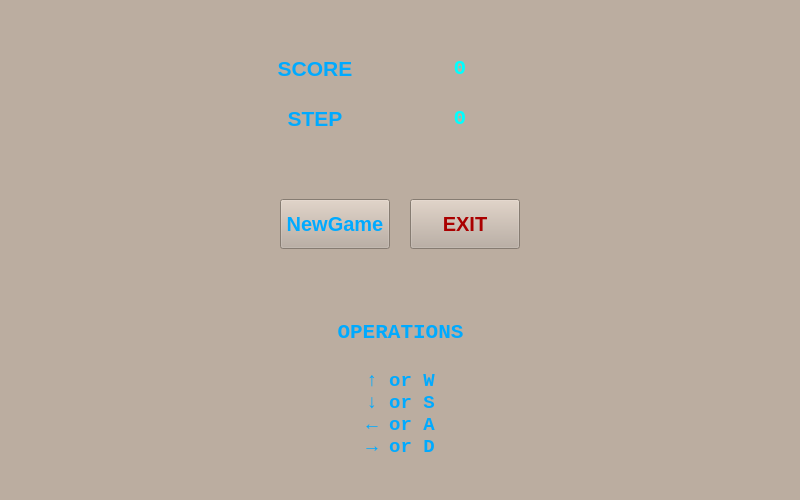
<?xml version="1.0" encoding="UTF-8"?>
<ui version="4.0">
 <class>To2048</class>
 <widget class="QMainWindow" name="To2048">
  <property name="geometry">
   <rect>
    <x>0</x>
    <y>0</y>
    <width>800</width>
    <height>500</height>
   </rect>
  </property>
  <property name="minimumSize">
   <size>
    <width>800</width>
    <height>500</height>
   </size>
  </property>
  <property name="maximumSize">
   <size>
    <width>800</width>
    <height>500</height>
   </size>
  </property>
  <property name="font">
   <font>
    <family>Consolas</family>
   </font>
  </property>
  <property name="windowTitle">
   <string>2048</string>
  </property>
  <property name="styleSheet">
   <string notr="true">background-color:rgb(187, 173, 160) ;</string>
  </property>
  <widget class="QWidget" name="centralWidget">
   <layout class="QHBoxLayout" name="hLayout">
    <item>
     <widget class="QWidget" name="widget" native="true">
      <property name="maximumSize">
       <size>
        <width>300</width>
        <height>500</height>
       </size>
      </property>
      <property name="styleSheet">
       <string notr="true"/>
      </property>
      <widget class="QLabel" name="label_1">
       <property name="geometry">
        <rect>
         <x>20</x>
         <y>40</y>
         <width>90</width>
         <height>40</height>
        </rect>
       </property>
       <property name="text">
        <string>&lt;html&gt;&lt;head/&gt;&lt;body&gt;&lt;p align=&quot;center&quot;&gt;&lt;span style=&quot; font-size:16pt; font-weight:600; color:#00aaff;&quot;&gt;SCORE&lt;/span&gt;&lt;/p&gt;&lt;/body&gt;&lt;/html&gt;</string>
       </property>
      </widget>
      <widget class="QLabel" name="label_score">
       <property name="geometry">
        <rect>
         <x>130</x>
         <y>40</y>
         <width>160</width>
         <height>40</height>
        </rect>
       </property>
       <property name="font">
        <font>
         <family>Consolas</family>
         <pointsize>16</pointsize>
         <weight>75</weight>
         <bold>true</bold>
        </font>
       </property>
       <property name="styleSheet">
        <string notr="true">color:rgb(0, 170, 127);</string>
       </property>
       <property name="text">
        <string>&lt;html&gt;&lt;head/&gt;&lt;body&gt;&lt;p align=&quot;center&quot;&gt;&lt;span style=&quot; font-size:16pt; font-weight:600; color:#00ffff;&quot;&gt;0&lt;/span&gt;&lt;/p&gt;&lt;/body&gt;&lt;/html&gt;</string>
       </property>
       <property name="alignment">
        <set>Qt::AlignCenter</set>
       </property>
      </widget>
      <widget class="QLabel" name="label_3">
       <property name="geometry">
        <rect>
         <x>20</x>
         <y>90</y>
         <width>90</width>
         <height>40</height>
        </rect>
       </property>
       <property name="text">
        <string>&lt;html&gt;&lt;head/&gt;&lt;body&gt;&lt;p align=&quot;center&quot;&gt;&lt;span style=&quot; font-size:16pt; font-weight:600; color:#00aaff;&quot;&gt;STEP&lt;/span&gt;&lt;/p&gt;&lt;/body&gt;&lt;/html&gt;</string>
       </property>
      </widget>
      <widget class="QLabel" name="label_step">
       <property name="geometry">
        <rect>
         <x>130</x>
         <y>90</y>
         <width>160</width>
         <height>40</height>
        </rect>
       </property>
       <property name="font">
        <font>
         <family>Consolas</family>
         <pointsize>16</pointsize>
         <weight>75</weight>
         <bold>true</bold>
        </font>
       </property>
       <property name="styleSheet">
        <string notr="true">color:rgb(0, 170, 127);</string>
       </property>
       <property name="text">
        <string>&lt;html&gt;&lt;head/&gt;&lt;body&gt;&lt;p align=&quot;center&quot;&gt;&lt;span style=&quot; font-size:16pt; font-weight:600; color:#00ffff;&quot;&gt;0&lt;/span&gt;&lt;/p&gt;&lt;/body&gt;&lt;/html&gt;</string>
       </property>
       <property name="alignment">
        <set>Qt::AlignCenter</set>
       </property>
      </widget>
      <widget class="QPushButton" name="pushButton_new">
       <property name="geometry">
        <rect>
         <x>30</x>
         <y>190</y>
         <width>110</width>
         <height>50</height>
        </rect>
       </property>
       <property name="font">
        <font>
         <pointsize>15</pointsize>
         <weight>75</weight>
         <bold>true</bold>
        </font>
       </property>
       <property name="focusPolicy">
        <enum>Qt::NoFocus</enum>
       </property>
       <property name="styleSheet">
        <string notr="true">color: rgb(0, 170, 255);</string>
       </property>
       <property name="text">
        <string>NewGame</string>
       </property>
      </widget>
      <widget class="QPushButton" name="pushButton_exit">
       <property name="geometry">
        <rect>
         <x>160</x>
         <y>190</y>
         <width>110</width>
         <height>50</height>
        </rect>
       </property>
       <property name="font">
        <font>
         <pointsize>15</pointsize>
         <weight>75</weight>
         <bold>true</bold>
        </font>
       </property>
       <property name="focusPolicy">
        <enum>Qt::NoFocus</enum>
       </property>
       <property name="styleSheet">
        <string notr="true">color:rgb(170, 0, 0);</string>
       </property>
       <property name="text">
        <string>EXIT</string>
       </property>
      </widget>
      <widget class="QLabel" name="label_5">
       <property name="geometry">
        <rect>
         <x>30</x>
         <y>300</y>
         <width>241</width>
         <height>161</height>
        </rect>
       </property>
       <property name="font">
        <font>
         <family>Consolas</family>
         <weight>75</weight>
         <bold>true</bold>
        </font>
       </property>
       <property name="text">
        <string>&lt;!DOCTYPE HTML PUBLIC &quot;-//W3C//DTD HTML 4.0//EN&quot; &quot;http://www.w3.org/TR/REC-html40/strict.dtd&quot;&gt;
&lt;html&gt;&lt;head&gt;&lt;meta name=&quot;qrichtext&quot; content=&quot;1&quot; /&gt;&lt;style type=&quot;text/css&quot;&gt;
p, li { white-space: pre-wrap; }
&lt;/style&gt;&lt;/head&gt;&lt;body style=&quot; font-family:'Consolas'; font-size:9pt; font-weight:600; font-style:normal;&quot;&gt;
&lt;p align=&quot;center&quot; style=&quot; margin-top:0px; margin-bottom:0px; margin-left:0px; margin-right:0px; -qt-block-indent:0; text-indent:0px;&quot;&gt;&lt;span style=&quot; font-family:'SimSun'; font-size:16pt; color:#00aaff;&quot;&gt;OPERATIONS&lt;/span&gt;&lt;/p&gt;
&lt;p align=&quot;center&quot; style=&quot;-qt-paragraph-type:empty; margin-top:0px; margin-bottom:0px; margin-left:0px; margin-right:0px; -qt-block-indent:0; text-indent:0px; font-family:'SimSun'; font-size:16pt; color:#00aaff;&quot;&gt;&lt;br /&gt;&lt;/p&gt;
&lt;p align=&quot;center&quot; style=&quot; margin-top:0px; margin-bottom:0px; margin-left:0px; margin-right:0px; -qt-block-indent:0; text-indent:0px;&quot;&gt;&lt;span style=&quot; font-family:'SimSun'; font-size:14pt; color:#00aaff;&quot;&gt;↑ or W&lt;/span&gt;&lt;/p&gt;
&lt;p align=&quot;center&quot; style=&quot; margin-top:0px; margin-bottom:0px; margin-left:0px; margin-right:0px; -qt-block-indent:0; text-indent:0px;&quot;&gt;&lt;span style=&quot; font-family:'SimSun'; font-size:14pt; color:#00aaff;&quot;&gt;↓ or S&lt;/span&gt;&lt;/p&gt;
&lt;p align=&quot;center&quot; style=&quot; margin-top:0px; margin-bottom:0px; margin-left:0px; margin-right:0px; -qt-block-indent:0; text-indent:0px;&quot;&gt;&lt;span style=&quot; font-family:'SimSun'; font-size:14pt; color:#00aaff;&quot;&gt;← or A&lt;/span&gt;&lt;/p&gt;
&lt;p align=&quot;center&quot; style=&quot; margin-top:0px; margin-bottom:0px; margin-left:0px; margin-right:0px; -qt-block-indent:0; text-indent:0px;&quot;&gt;&lt;span style=&quot; font-family:'SimSun'; font-size:14pt; color:#00aaff;&quot;&gt;→ or D&lt;/span&gt;&lt;/p&gt;&lt;/body&gt;&lt;/html&gt;</string>
       </property>
       <property name="textFormat">
        <enum>Qt::AutoText</enum>
       </property>
      </widget>
     </widget>
    </item>
   </layout>
  </widget>
 </widget>
 <resources/>
 <connections/>
</ui>
